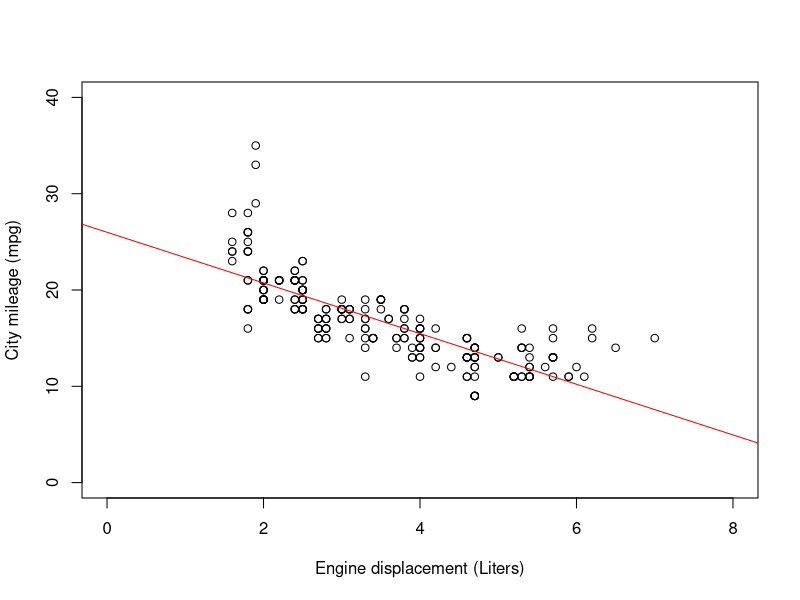

The R script that drew this image:
#### 0. Setup Worksapce ####
graphics.off()
rm(list=ls())
library(tidyverse)

# datasets, like functions require their containing libraries to be loaded

# linear model
m <- lm(mpg$cty ~ mpg$displ)
# Scatter plot
plot(mpg$displ, mpg$cty,
     xlab = "Engine displacement (Liters)",
     ylab = "City mileage (mpg)",
     xlim = c(0,max(mpg$displ)+1),
     ylim = c(0, max(mpg$cty)+5))

# overlay the line of best fit generated by the linear regression model
abline(m, col="red")

# Summary of model
summary(m)
